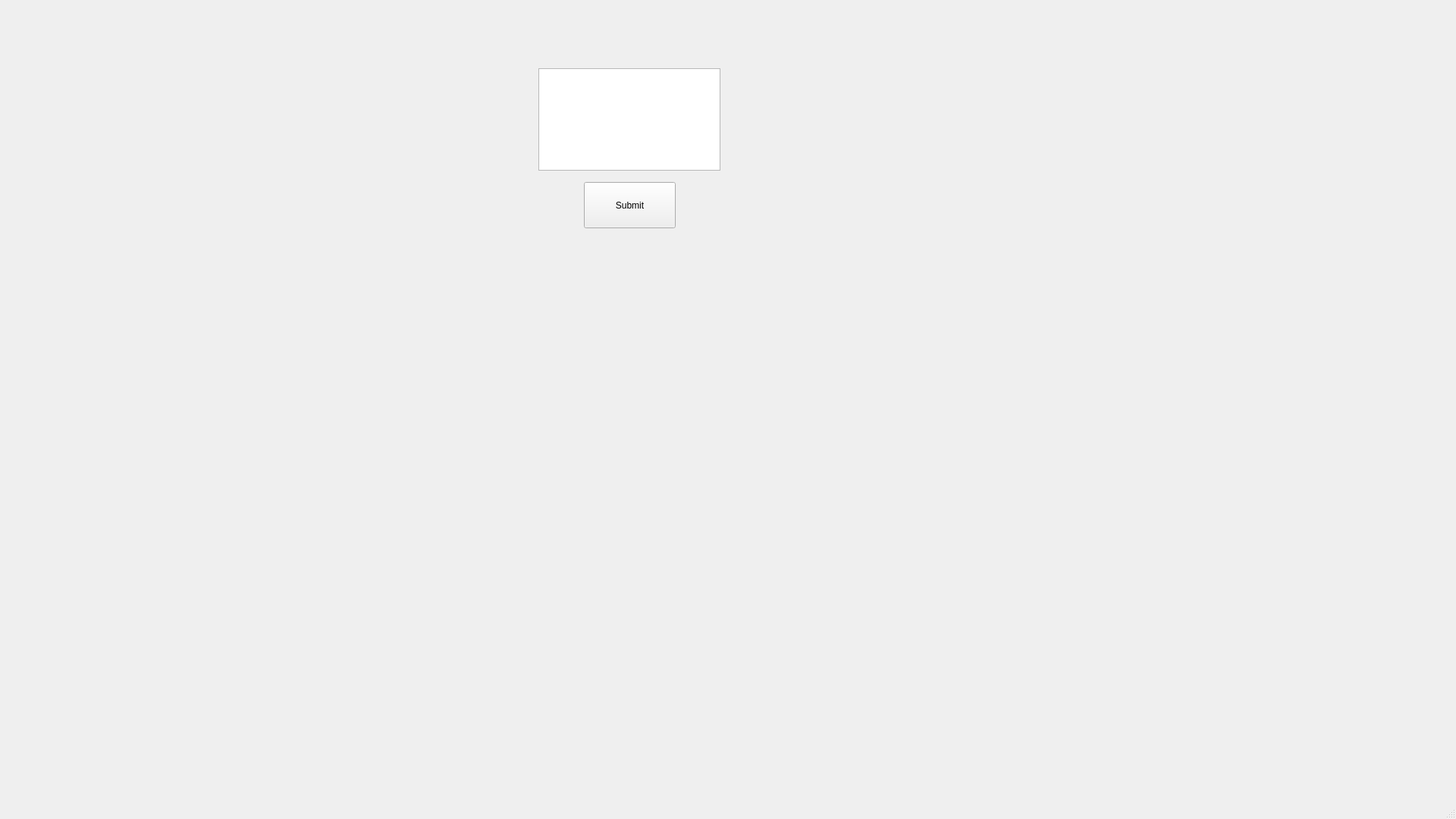
<?xml version="1.0" encoding="UTF-8"?>
<ui version="4.0">
 <class>MainWindow</class>
 <widget class="QMainWindow" name="MainWindow">
  <property name="geometry">
   <rect>
    <x>0</x>
    <y>0</y>
    <width>1920</width>
    <height>1080</height>
   </rect>
  </property>
  <property name="windowTitle">
   <string>MainWindow</string>
  </property>
  <widget class="QWidget" name="centralwidget">
   <widget class="QPushButton" name="submitButton">
    <property name="geometry">
     <rect>
      <x>770</x>
      <y>240</y>
      <width>121</width>
      <height>61</height>
     </rect>
    </property>
    <property name="text">
     <string>Submit</string>
    </property>
   </widget>
   <widget class="QPlainTextEdit" name="plainTextEdit">
    <property name="geometry">
     <rect>
      <x>710</x>
      <y>90</y>
      <width>240</width>
      <height>135</height>
     </rect>
    </property>
   </widget>
   <widget class="QLabel" name="label">
    <property name="geometry">
     <rect>
      <x>480</x>
      <y>405</y>
      <width>960</width>
      <height>270</height>
     </rect>
    </property>
    <property name="font">
     <font>
      <pointsize>18</pointsize>
     </font>
    </property>
    <property name="text">
     <string/>
    </property>
    <property name="wordWrap">
     <bool>true</bool>
    </property>
   </widget>
  </widget>
  <widget class="QMenuBar" name="menubar">
   <property name="geometry">
    <rect>
     <x>0</x>
     <y>0</y>
     <width>1920</width>
     <height>23</height>
    </rect>
   </property>
  </widget>
  <widget class="QStatusBar" name="statusbar"/>
 </widget>
 <resources/>
 <connections/>
</ui>
